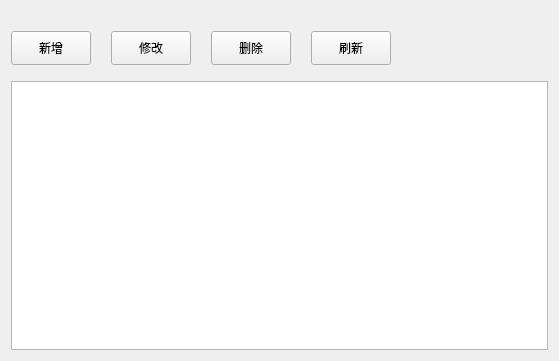
<?xml version="1.0" encoding="UTF-8"?>
<ui version="4.0">
 <class>SysTowerRange</class>
 <widget class="QWidget" name="SysTowerRange">
  <property name="geometry">
   <rect>
    <x>0</x>
    <y>0</y>
    <width>559</width>
    <height>361</height>
   </rect>
  </property>
  <property name="windowTitle">
   <string>Form</string>
  </property>
  <layout class="QVBoxLayout" name="verticalLayout_2">
   <item>
    <layout class="QVBoxLayout" name="verticalLayout">
     <item>
      <layout class="QHBoxLayout" name="horizontalLayout">
       <property name="spacing">
        <number>20</number>
       </property>
       <property name="topMargin">
        <number>20</number>
       </property>
       <property name="bottomMargin">
        <number>10</number>
       </property>
       <item>
        <widget class="QPushButton" name="btn_insert">
         <property name="minimumSize">
          <size>
           <width>0</width>
           <height>34</height>
          </size>
         </property>
         <property name="text">
          <string>新增</string>
         </property>
        </widget>
       </item>
       <item>
        <widget class="QPushButton" name="btn_update">
         <property name="minimumSize">
          <size>
           <width>0</width>
           <height>34</height>
          </size>
         </property>
         <property name="text">
          <string>修改</string>
         </property>
        </widget>
       </item>
       <item>
        <widget class="QPushButton" name="btn_delete">
         <property name="minimumSize">
          <size>
           <width>0</width>
           <height>34</height>
          </size>
         </property>
         <property name="text">
          <string>删除</string>
         </property>
        </widget>
       </item>
       <item>
        <widget class="QPushButton" name="btn_refresh">
         <property name="minimumSize">
          <size>
           <width>0</width>
           <height>34</height>
          </size>
         </property>
         <property name="text">
          <string>刷新</string>
         </property>
        </widget>
       </item>
       <item>
        <spacer name="horizontalSpacer">
         <property name="orientation">
          <enum>Qt::Horizontal</enum>
         </property>
         <property name="sizeHint" stdset="0">
          <size>
           <width>40</width>
           <height>20</height>
          </size>
         </property>
        </spacer>
       </item>
      </layout>
     </item>
     <item>
      <widget class="QTableWidget" name="tableWidget">
       <property name="frameShape">
        <enum>QFrame::StyledPanel</enum>
       </property>
       <property name="verticalScrollBarPolicy">
        <enum>Qt::ScrollBarAsNeeded</enum>
       </property>
       <property name="horizontalScrollBarPolicy">
        <enum>Qt::ScrollBarAsNeeded</enum>
       </property>
       <property name="sizeAdjustPolicy">
        <enum>QAbstractScrollArea::AdjustIgnored</enum>
       </property>
       <property name="editTriggers">
        <set>QAbstractItemView::NoEditTriggers</set>
       </property>
       <property name="alternatingRowColors">
        <bool>true</bool>
       </property>
       <property name="selectionMode">
        <enum>QAbstractItemView::SingleSelection</enum>
       </property>
       <property name="selectionBehavior">
        <enum>QAbstractItemView::SelectRows</enum>
       </property>
       <property name="verticalScrollMode">
        <enum>QAbstractItemView::ScrollPerPixel</enum>
       </property>
       <attribute name="horizontalHeaderMinimumSectionSize">
        <number>40</number>
       </attribute>
       <attribute name="horizontalHeaderDefaultSectionSize">
        <number>300</number>
       </attribute>
       <attribute name="horizontalHeaderStretchLastSection">
        <bool>true</bool>
       </attribute>
       <attribute name="verticalHeaderVisible">
        <bool>false</bool>
       </attribute>
       <attribute name="verticalHeaderMinimumSectionSize">
        <number>24</number>
       </attribute>
       <attribute name="verticalHeaderDefaultSectionSize">
        <number>40</number>
       </attribute>
      </widget>
     </item>
    </layout>
   </item>
  </layout>
 </widget>
 <resources/>
 <connections/>
</ui>
